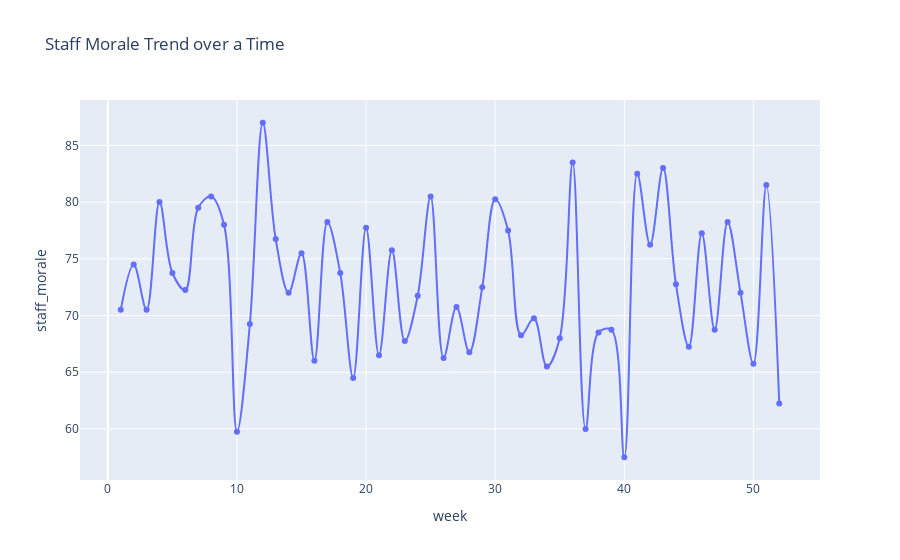

The notebook cell saved with this chart:
### Markdown cell above
## Staff moral trends by weeks

### Code cell
morale_trend = services_weekly.groupby('week')['staff_morale'].mean().reset_index()
fig5=px.line(
    morale_trend,
    x='week',
    y='staff_morale',
    markers=True,
    title='Staff Morale Trend over a Time',
    line_shape='spline'
    
)
fig5.show()

### Figure 1 — Plotly figure (JSON) as saved in the notebook; plotly's stock layout.template omitted (floating-point values rounded to 4 significant figures)
{"data": [{"hovertemplate": "week=%{x}<br>staff_morale=%{y}<extra></extra>", "legendgroup": "", "line": {"color": "#636efa", "dash": "solid", "shape": "spline"}, "marker": {"symbol": "circle"}, "mode": "lines+markers", "name": "", "orientation": "v", "showlegend": false, "type": "scatter", "x": [1, 2, 3, 4, 5, 6, 7, 8, 9, 10, 11, 12, 13, 14, 15, 16, 17, 18, 19, 20, 21, 22, 23, 24, 25, 26, 27, 28, 29, 30, 31, 32, 33, 34, 35, 36, 37, 38, 39, 40, 41, 42, 43, 44, 45, 46, 47, 48, 49, 50, 51, 52], "xaxis": "x", "y": [70.5, 74.5, 70.5, 80.0, 73.75, 72.25, 79.5, 80.5, 78.0, 59.75, 69.25, 87.0, 76.75, 72.0, 75.5, 66.0, 78.25, 73.75, 64.5, 77.75, 66.5, 75.75, 67.75, 71.75, 80.5, 66.25, 70.75, 66.75, 72.5, 80.25, 77.5, 68.25, 69.75, 65.5, 68.0, 83.5, 60.0, 68.5, 68.75, 57.5, 82.5, 76.25, 83.0, 72.75, 67.25, 77.25, 68.75, 78.25, 72.0, 65.75, 81.5, 62.25], "yaxis": "y"}], "layout": {"legend": {"tracegroupgap": 0}, "title": {"text": "Staff Morale Trend over a Time"}, "xaxis": {"anchor": "y", "domain": [0, 1], "title": {"text": "week"}}, "yaxis": {"anchor": "x", "domain": [0, 1], "title": {"text": "staff_morale"}}}}
